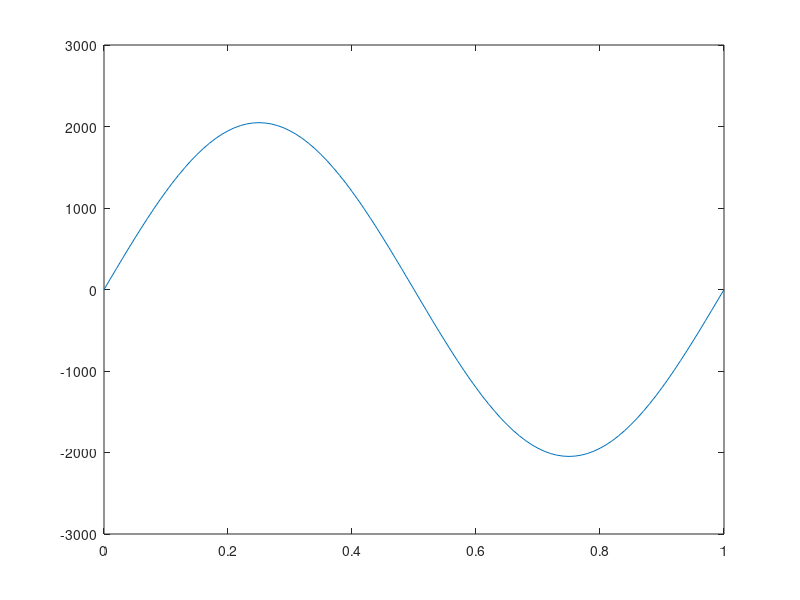

MATLAB code for this plot:
%%MATLAB TO FPGA
f=1;
fs=1/100;
t=0:fs:1;
in=2048*sin(2*pi*f*t);
in=floor(in);
[y,i]=max(in); in(i)=2047;
plot(t,in);
% You may specify your own folder for input text file
file_1 = fopen('inputSignal3KHz.txt','w'); 
fprintf(file_1,'%d\n',in);
fclose(file_1);



%%FPGA TO MATLAB
%You may specify your own folder for output text file
%[sine_hdl]=textread('C:\Documents and Settings\deniz\Desktop\FPGA\prj\textio_tutorial\out.txt','%d');
%figure(1);plot(1:length(sine_hdl),sine_hdl)